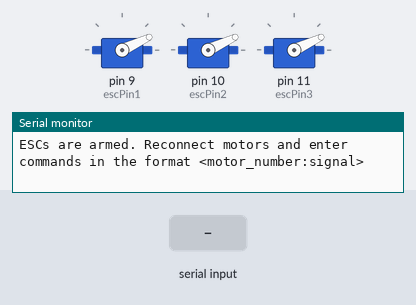
The sketch below on a simulated Arduino Uno, built with avr-gcc and run on an emulated ATmega328P. On the bench: 3 × servo, the last lines printed to the serial monitor. The inputs (shaded band) are chosen by the test bench.

Above: at 12.2 s.
12.3 s: "1:1\n" received over Serial
At 12.6 s:
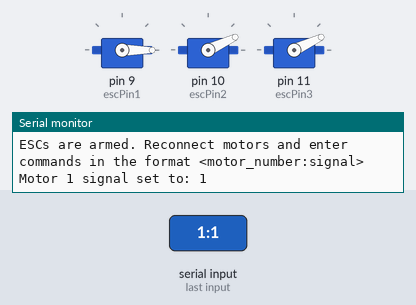
13.8 s: "23:1\n" received over Serial
At 15.0 s:
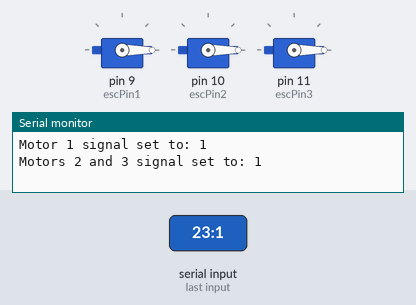
Timing chart, 0 to 16.8 s (numbered marks = the images above; inputs shaded):
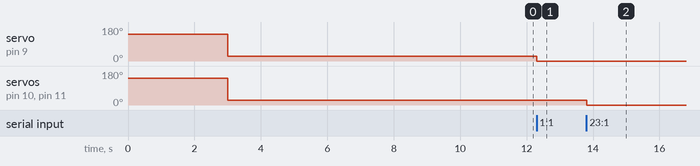

The sketch:

esc.ino
```cpp
#include <Servo.h>

// Create Servo objects to control ESCs
Servo esc1;  // Motor 1 (Pin 9)
Servo esc2;  // Motor 2 (Pin 10)
Servo esc3;  // Motor 3 (Pin 11)

// ESC control pins
const int escPin1 = 9;  // Connected to ESC1 (motor 1)
const int escPin2 = 10; // Connected to ESC2 (motor 2)
const int escPin3 = 11; // Connected to ESC3 (motor 3)

String inputString = ""; // A string to hold incoming commands

void setup() {
  // Initialize Serial communication
  Serial.begin(9600);
  inputString.reserve(10);  // Reserve some memory for the input string

  // Attach the ESCs to the corresponding pins
  esc1.attach(escPin1);
  esc2.attach(escPin2);
  esc3.attach(escPin3);

  // **Safely calibrate the ESCs** for motors 1, 2, and 3 (disconnect motors before starting)
  Serial.println("Calibrating ESCs for motors 1, 2, and 3 (disconnect motors)...");

  // Step 1: Send maximum throttle to all ESCs (ESC will register max throttle)
  esc1.writeMicroseconds(2000);
  esc2.writeMicroseconds(2000);
  esc3.writeMicroseconds(2000);
  delay(3000);  // Wait for 3 seconds

  // Step 2: Send minimum throttle to all ESCs (ESC will register min throttle)
  esc1.writeMicroseconds(800);
  esc2.writeMicroseconds(800);
  esc3.writeMicroseconds(800);
  delay(3000);  // Wait for 3 seconds

  Serial.println("ESC calibration completed for motors 1, 2, and 3.");

  // Wait for 5 seconds to allow ESCs to arm
  delay(5000);

  // Notify user that the ESCs are armed and ready
  Serial.println("ESCs are armed. Reconnect motors and enter commands in the format <motor_number:signal>");
}

void loop() {
  // Continue listening for commands and handling motor signals
  if (Serial.available()) {
    char inChar = (char)Serial.read();  // Read a character from the serial input

    if (inChar == '\n') {
      processCommand(inputString);
      inputString = "";  // Clear the string after processing
    } else {
      inputString += inChar;  // Append the character to the input string
    }
  }
}

// Function to process the command string
void processCommand(String input) {
  // Check if input contains a colon
  int separatorIndex = input.indexOf(':');
  if (separatorIndex != -1) {
    // Extract motor number and signal from the command
    String motorID = input.substring(0, separatorIndex);
    int signal = input.substring(separatorIndex + 1).toInt();

    // Handle the motor command
    handleMotorCommand(motorID, signal);
  } else {
    // If the command is not properly formatted, send an error message
    Serial.println("Invalid command format. Use <motor_number:signal>");
  }
}

// Function to handle motor commands
void handleMotorCommand(String motorID, int signal) {
  // Handle motor 1 (Pin 9)
  if (motorID == "1") {
    // Activate motor 1 with the given signal
    esc1.writeMicroseconds(signal);
    Serial.println("Motor 1 signal set to: " + String(signal));
  }
  // Handle motors 2 and 3 (both controlled together)
  else if (motorID == "23") {
    // Activate motors 2 and 3 with the same signal
    esc2.writeMicroseconds(signal);
    esc3.writeMicroseconds(signal);
    Serial.println("Motors 2 and 3 signal set to: " + String(signal));
  }
  else {
    Serial.println("Invalid motor number. Use 1 or 23.");
  }
}
```

Measured:
- after the input at 12.3 s, servo on pin 9 (escPin1): 25° → 0° at once
- after the input at 13.8 s, servo on pin 10 (escPin2), servo on pin 11 (escPin3): 25° → 0° at once
